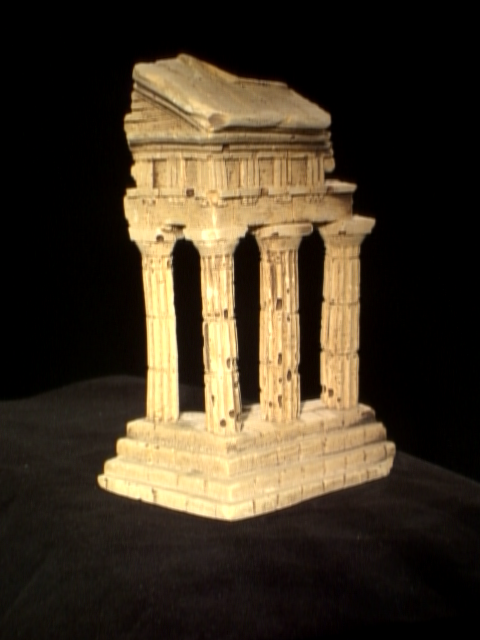
#> input picture HW6/data/im1.png, 480 x 640 px
$ jupyter execute CSE803_HW6.ipynb
#> lines starting #> are read from the running program, lines starting #| are printed output that depends on the picture; after the words box and inside, x2 and y2 are one past the last pixel; in counts of white or black regions, pixels touching at a corner belong together
[cell 1]
import cv2
import numpy as np
from PIL import Image
from matplotlib import pyplot as plt
import open3d

[cell 2]
def drawlines(img1, img2, lines, pts1, pts2):
    r, c = img1.shape
    img1 = cv2.cvtColor(img1, cv2.COLOR_GRAY2BGR)
    img2 = cv2.cvtColor(img2, cv2.COLOR_GRAY2BGR)
    for r, pt1, pt2 in zip(lines, pts1, pts2):
        color = tuple(np.random.randint(0, 255, 3).tolist())
        x0, y0 = map(int, [0, -r[2]/r[1]])
        x1, y1 = map(int, [c, -(r[2]+r[0]*c)/r[1]])
        img1 = cv2.line(img1, (x0, y0), (x1, y1), color, 1)
        img1 = cv2.circle(img1, tuple(pt1), 5, color, -1)
        img2 = cv2.circle(img2, tuple(pt2), 5, color, -1)
    return img1, img2

def draw_epipolar(img1, img2, F, pts1, pts2):
    lines1 = cv2.computeCorrespondEpilines(pts2.reshape(-1, 1, 2), 2, F)
    lines1 = lines1.reshape(-1, 3)
    img5, img6 = drawlines(img1, img2, lines1, pts1, pts2)

    lines2 = cv2.computeCorrespondEpilines(pts1.reshape(-1, 1, 2), 1, F)
    lines2 = lines2.reshape(-1, 3)
    img3, img4 = drawlines(img2, img1, lines2, pts2, pts1)

    plt.subplot(121)
    plt.imshow(img5)
    plt.subplot(122)
    plt.imshow(img3)
    plt.show()

def visualize_pcd(points_3d):
    """
    Visualize the point cloud.
    """
    # create a figure for 3D plotting
    fig = plt.figure(figsize=(10, 8))
    ax = fig.add_subplot(111, projection='3d')

    # plot the 3D points
    ax.scatter(points_3d[0], points_3d[1], points_3d[2], c='r', marker='o', s=5)

    # set labels for the axes
    ax.set_xlabel('X')
    ax.set_ylabel('Y')
    ax.set_zlabel('Z')
    ax.set_title("3D Point Cloud")

    # show the plot
    plt.show()

def visualize_point_cloud_with_open3d(points_3d):
    # convert points_3d to Open3D PointCloud format
    points = np.transpose(points_3d)  # Nx3 points array
    pcd = open3d.geometry.PointCloud()
    pcd.points = open3d.utility.Vector3dVector(points)

    # visualize the point cloud
    open3d.visualization.draw_geometries([pcd], window_name="3D Point Cloud")

[cell 3]
def fit_projection(X, Y):
    # build matrix A based on the correspondences
    A = []
    for i in range(X.shape[0]):
        x, y, z = X[i, 0], X[i, 1], X[i, 2]
        u, v = Y[i, 0], Y[i, 1]
        # equation for each correspondence
        A.append([x, y, z, 1, 0, 0, 0, 0, -u * x, -u * y, -u * z])
        A.append([0, 0, 0, 0, x, y, z, 1, -v * x, -v * y, -v * z])

    A = np.array(A)

    # solve Ah = 0 using SVD
    U, S, V = np.linalg.svd(A)

    # solution h is the smallest singular value of V
    h = V[-1, :]

    # build H matrix & normalization
    h = np.append(h, [1])
    H = h.reshape(3, 4)
    # H = H / H[2, 2]

    return H

[cell 4]
"""
Q1: Camera Calibration
"""
points_2d = np.loadtxt("data/pts2d-norm-pic.txt")
print(points_2d.shape)
# b = np.append(points_2d, np.ones([points_2d.shape[0], 1], dtype=np.int32), axis=1)
# print(b.shape)

points_3d = np.loadtxt("data/pts3d-norm.txt")
print(points_3d.shape)
# A = np.append(points_3d, np.ones([points_3d.shape[0], 1], dtype=np.int32), axis=1)
# print(A.shape)

# P = A @ np.linalg.inv(A.T @ A) @ A.T
P = fit_projection(points_3d, points_2d)
print(P.shape)
print(f"\nP =\n{P}")

[cell 5]
def normalize_points(points):
    # Normalize points so that the mean is 0 and the average distance to the origin is 1
    mean = np.mean(points, axis=0)
    dist = np.sqrt(np.mean(np.sum((points - mean)**2, axis=1)))
    scale = np.sqrt(2) / dist

    # Create normalization matrix
    T = np.array([[scale, 0, -scale*mean[0]],
                  [0, scale, -scale*mean[1]],
                  [0, 0, 1]])

    # Apply normalization matrix
    ones = np.ones((points.shape[0], 1))
    points_hom = np.hstack([points, ones])  # Convert to homogeneous coordinates
    normalized_points = (T @ points_hom.T).T

    return normalized_points[:, :2], T  # Return normalized points and the transformation matrix

def fit_fundamental(X, Y):
    # normalize points
    X, T_X = normalize_points(X)
    Y, T_Y = normalize_points(Y)

    # build matrix A based on the correspondences
    A = []
    for i in range(X.shape[0]):
        x, y = X[i, 0], X[i, 1]
        u, v = Y[i, 0], Y[i, 1]
        # equation for each correspondence
        A.append([x * u, x * v, x, y * u, y * v, y, u, v, 1])
    A = np.array(A)

    # solve Af = 0 using SVD
    U, S, V = np.linalg.svd(A)

    # build normalized fundamental matrix
    F_normalized = V[-1, :].reshape(3, 3)

    # enforce the rank-2 constraint by setting the smallest singular value to 0
    U, S, Vt = np.linalg.svd(F_normalized)
    S[2] = 0
    F_rank2 = U @ np.diag(S) @ Vt

    # denormalize the fundamental matrix by applying the inverse of the normalization matrices
    F = T_Y.T @ F_rank2 @ T_X

    # apply scaling normalization
    F /= F[2, 2]

    return F

[cell 6]
"""
Q2: Estimation of the Fundamental Matrix
"""
temple_npz = np.load("data/temple.npz")
#> (reads HW6/data/temple.npz from the repository)
print(temple_npz)

pts1 = temple_npz['pts1']
print(pts1.shape)
pts2 = temple_npz['pts2']
print(pts2.shape)

img1 = np.asarray(Image.open("data/im1.png").convert('L'))
img2 = np.asarray(Image.open("data/im2.png").convert('L'))
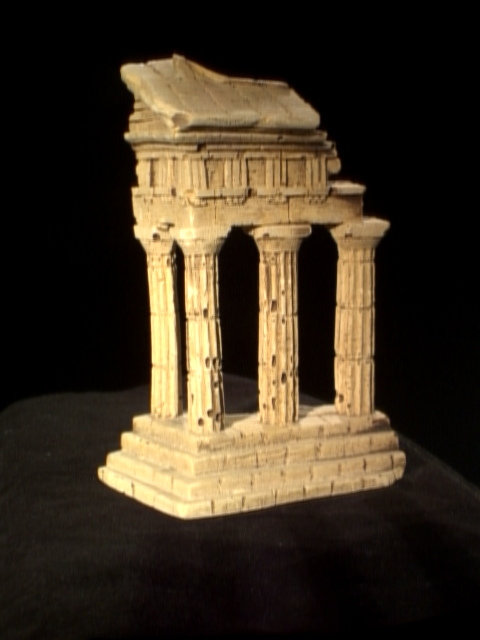
#> input picture HW6/data/im2.png, 480 x 640 px
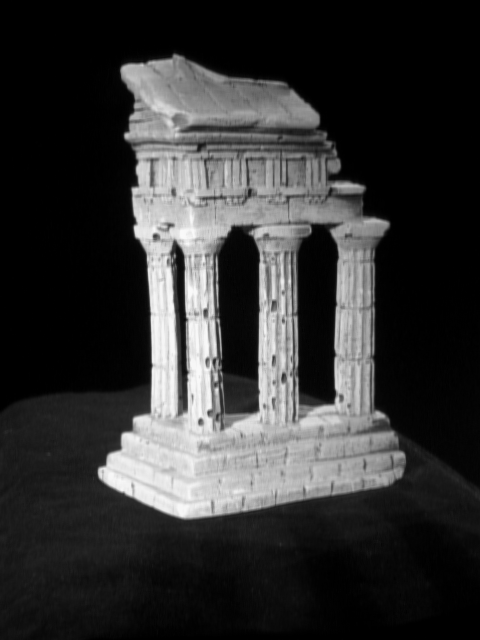
#> img2: shape (640, 480); min 0, max 250, mean 50.8
print(img1.shape)
#| (640, 480)
print(img2.shape)
#| (640, 480)

F = fit_fundamental(pts1, pts2)
print(F.shape)
print(f"\nF =\n{F}")

draw_epipolar(img1, img2, F, pts1[:15], pts2[:15])
#> in draw_epipolar, `lines1 = cv2.computeCorrespondEpilines(pts2.reshape(-1, 1, 2), 2, F)`: lines1 = 15 rows, first 8: [0.017, -1, 156.3], [0.033, -0.999, 302.4], [0.017, -1, 156.3], [0.0161, -1, 147.7], [0.0211, -1, 193.6], [0.0323, -0.999, 296.7], [0.0172, -1, 158.2], [0.017, -1, 156.8]
#> the loop in drawlines, `for r, pt1, pt2 in zip(lines, pts1, pts2):` made 15 passes
#> (r, pt1, pt2, color, y0, y1) on passes 1 to 9: ([0.017, -1, 156.3], [232, 158], [212, 158], (172, 47, 117), 156, 164), ([0.033, -0.999, 302.4], [285, 310], [280, 312], (192, 67, 251), 302, 318), ([0.017, -1, 156.3], [226, 158], [204, 158], (195, 103, 9), 156, 164), ([0.0161, -1, 147.7], [331, 150], [335, 150], (211, 21, 242), 147, 155), ([0.0211, -1, 193.6], [317, 197], [319, 198], (36, 87, 70), 193, 203), ([0.0323, -0.999, 296.7], [274, 303], [269, 306], (216, 88, 140), 296, 312), ([0.0172, -1, 158.2], [325, 160], [328, 161], (58, 193, 230), 158, 166), ([0.017, -1, 156.8], [138, 159], [141, 158], (39, 87, 174), 156, 165), ([0.0252, -1, 231.8], [341, 235], [347, 238], (88, 81, 165), 231, 243)
#> pass 1, in drawlines, `img1 = cv2.line(img1, (x0, y0), (x1, y1), color, 1)`:
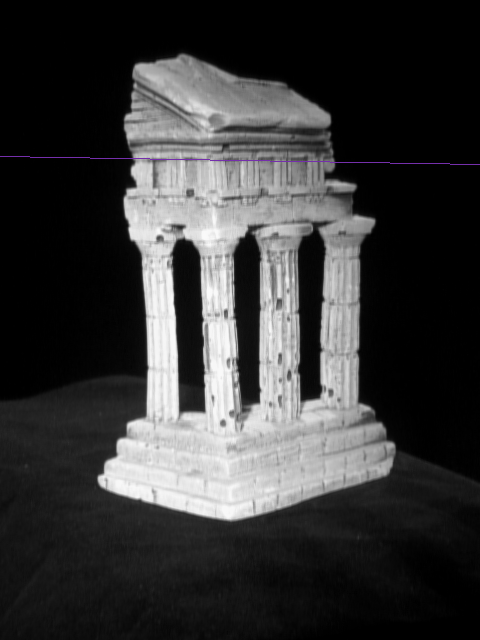
#> img1: shape (640, 480, 3); mean B, G, R 55.6, 55.4, 55.5
#> pass 2, in drawlines, `img1 = cv2.line(img1, (x0, y0), (x1, y1), color, 1)`:
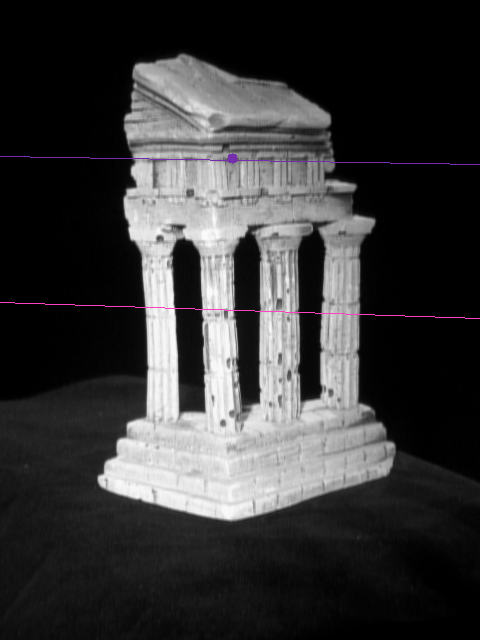
#> img1: shape (640, 480, 3); mean B, G, R 55.8, 55.4, 55.8
#> after the loop in drawlines, `for r, pt1, pt2 in zip(lines, pts1, pts2):`:
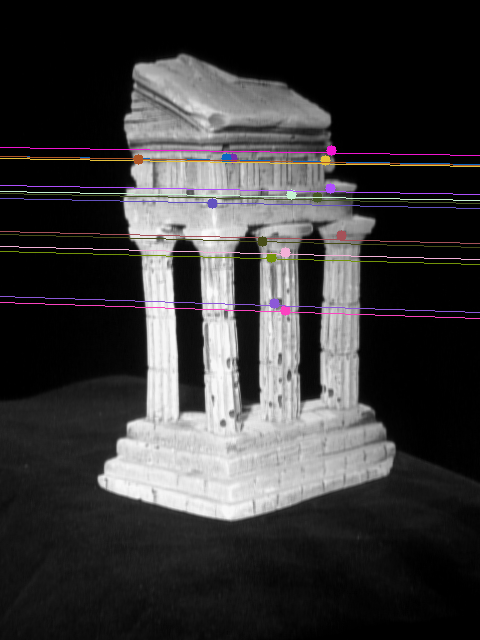
#> img1: shape (640, 480, 3); 2.26% of pixels changed, all inside (x1, y1, x2, y2) = (0, 145, 480, 316)
#> after the loop in drawlines, `for r, pt1, pt2 in zip(lines, pts1, pts2):`:
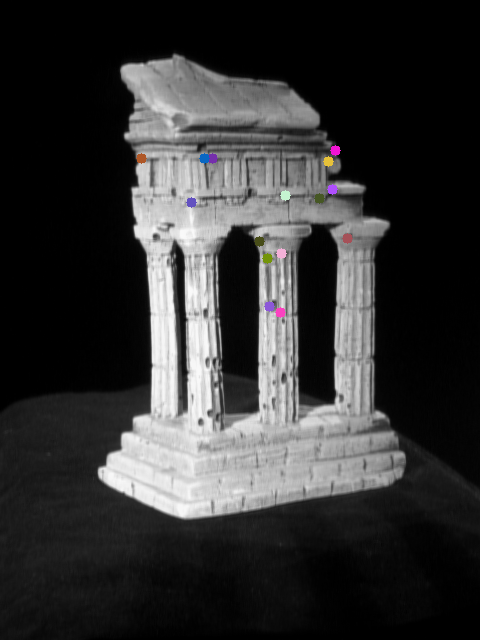
#> img2: shape (640, 480, 3); mean B, G, R 50.9, 50.7, 50.9
#> in draw_epipolar, `lines2 = cv2.computeCorrespondEpilines(pts1.reshape(-1, 1, 2), 1, F)`: lines2 = 15 rows, first 8: [-0.00812, 1, -154], [0.00205, 1, -310.6], [-0.00812, 1, -154.1], [-0.00877, 1, -144], [-0.0056, 1, -192.8], [0.0016, 1, -303.7], [-0.00809, 1, -154.4], [-0.00795, 1, -156.7]
#> the loop in drawlines (call 2), `for r, pt1, pt2 in zip(lines, pts1, pts2):` made 15 passes
#> (r, pt1, pt2, color, y0, y1) on passes 1 to 9: ([-0.00812, 1, -154], [212, 158], [232, 158], (29, 147, 147), 153, 157), ([0.00205, 1, -310.6], [280, 312], [285, 310], (142, 167, 32), 310, 309), ([-0.00812, 1, -154.1], [204, 158], [226, 158], (193, 9, 185), 154, 157), ([-0.00877, 1, -144], [335, 150], [331, 150], (127, 32, 31), 144, 148), ([-0.0056, 1, -192.8], [319, 198], [317, 197], (202, 244, 151), 192, 195), ([0.0016, 1, -303.7], [269, 306], [274, 303], (163, 254, 203), 303, 302), ([-0.00809, 1, -154.4], [328, 161], [325, 160], (114, 183, 28), 154, 158), ([-0.00795, 1, -156.7], [141, 158], [138, 159], (34, 128, 128), 156, 160), ([-0.00309, 1, -231.4], [347, 238], [341, 235], (164, 53, 133), 231, 232)
#> pass 1, in drawlines (call 2), `img1 = cv2.line(img1, (x0, y0), (x1, y1), color, 1)`:
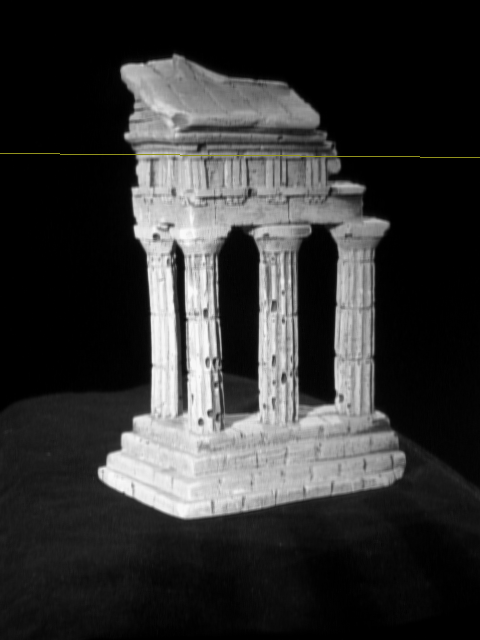
#> img1: shape (640, 480, 3); mean B, G, R 50.8, 51, 51
#> pass 2, in drawlines (call 2), `img1 = cv2.line(img1, (x0, y0), (x1, y1), color, 1)`:
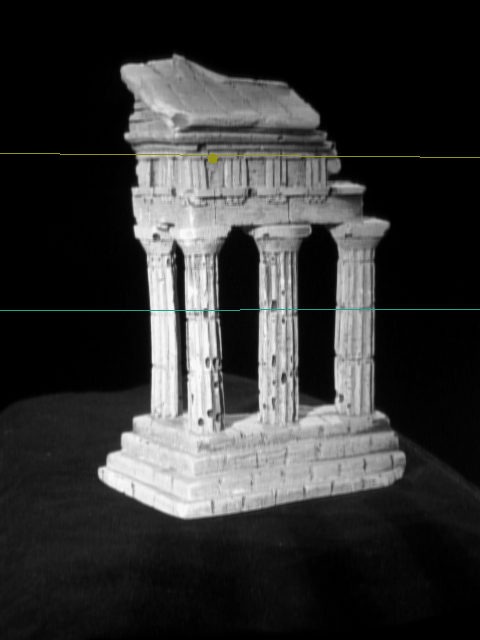
#> img1: shape (640, 480, 3); mean B, G, R 50.9, 51.2, 51
#> after the loop in drawlines (call 2), `for r, pt1, pt2 in zip(lines, pts1, pts2):`:
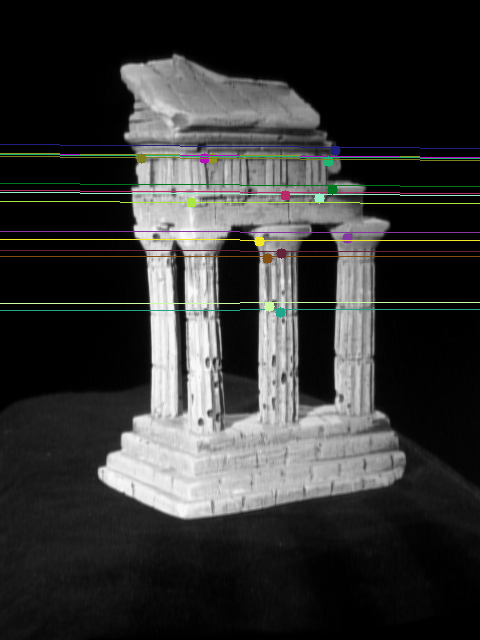
#> img1: shape (640, 480, 3); 2.26% of pixels changed, all inside (x1, y1, x2, y2) = (0, 144, 480, 318)
#> after the loop in drawlines (call 2), `for r, pt1, pt2 in zip(lines, pts1, pts2):`:
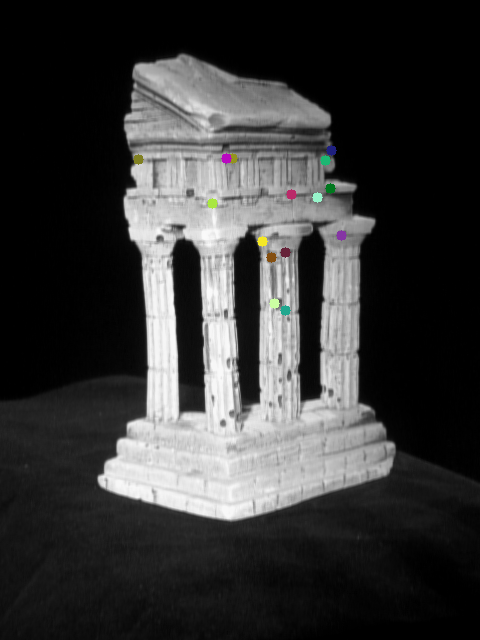
#> img2: shape (640, 480, 3); mean B, G, R 55.2, 55.4, 55.3
